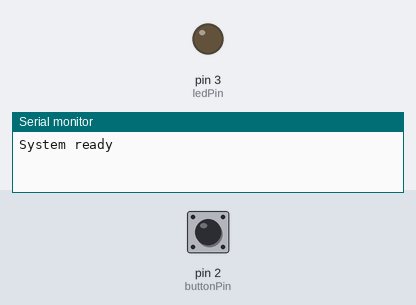
Bench run of a sketch on a simulated Arduino Uno, built with avr-gcc and run on an emulated ATmega328P. On the bench: output pins drawn as LEDs (lit = HIGH), the last lines printed to the serial monitor. Dashed ring = blinking. The inputs (shaded band) are chosen by the test bench; at power-on: pin 2 (buttonPin) HIGH.

Above: at 1.2 s.
1.3 s: pin 2 (buttonPin) pulled LOW for 0.15 s
At 2.1 s:
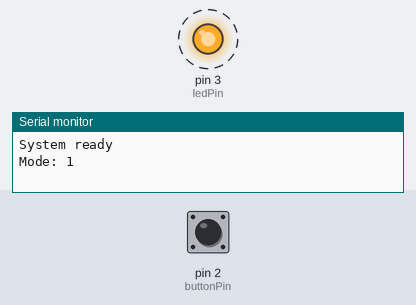
Timing chart, 0 to 10.4 s (numbered marks = the images above; inputs shaded):
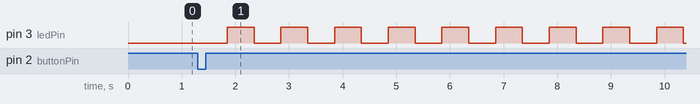

The sketch:

HW3-2_Section5.ino
```cpp
const int buttonPin = 2;
const int ledPin    = 3;

int lastButtonState = HIGH;
int buttonState     = HIGH;
unsigned long lastDebounceTime = 0;
const unsigned long debounceDelay = 50;

int mode = 0;
bool ledState = false;
unsigned long previousMillis = 0;
const unsigned long blinkIntervals[] = {0, 1000, 500, 200};

void setup() {
  pinMode(buttonPin, INPUT_PULLUP);
  pinMode(ledPin, OUTPUT);
  digitalWrite(ledPin, LOW); // steady ON (because wiring is reversed)
  Serial.begin(9600);
  Serial.println("System ready");
}

void loop() {
  int reading = digitalRead(buttonPin);
  unsigned long currentMillis = millis();

  if (reading != lastButtonState) lastDebounceTime = currentMillis;
  if ((currentMillis - lastDebounceTime) > debounceDelay) {
    if (reading != buttonState) {
      buttonState = reading;
      if (buttonState == LOW) {
        mode = (mode + 1) % 4;
        previousMillis = currentMillis;
        ledState = false;
        digitalWrite(ledPin, LOW); // ensure ON when mode changes
        Serial.print("Mode: ");
        Serial.println(mode);
      }
    }
  }
  lastButtonState = reading;

  if (mode == 0) {
    digitalWrite(ledPin, LOW); // steady ON (active LOW)
  } else {
    unsigned long half = blinkIntervals[mode] / 2;
    if (currentMillis - previousMillis >= half) {
      previousMillis = currentMillis;
      ledState = !ledState;
      digitalWrite(ledPin, ledState ? HIGH : LOW);
    }
  }
}
```

Measured:
- after the input at 1.3 s, pin 3 (ledPin): alternates HIGH for 0.50 s and LOW for 0.50 s, starting after 0.55 s
